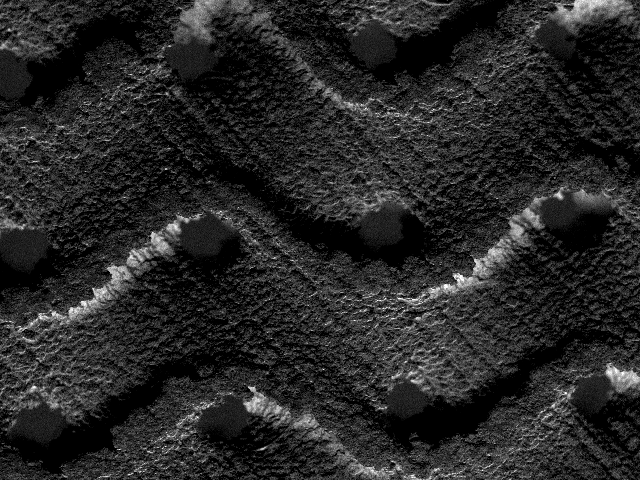
#> input picture imagenes/SENOS1-T.BMP, 640 x 480 px
$ python de_esta_sale.py
#> lines starting #> are read from the running program, lines starting #| are printed output that depends on the picture
# -*- coding: utf-8 -*-
"""
Created on Fri Mar 15 10:55:10 2024

@author: Jorge
"""
import cv2
import matplotlib
matplotlib.use('TkAgg')
from scipy.integrate import cumulative_trapezoid
import numpy as np
import matplotlib.pyplot as plt
from matplotlib import cm
from scipy.ndimage import gaussian_filter
from scipy.signal import find_peaks
from scipy.linalg import lstsq
from numpy.fft import fft2, fftshift, ifft2, ifftshift
from skimage.metrics import structural_similarity as ssim
from skimage.metrics import peak_signal_noise_ratio as psnr

class Cargarimagenes:
    def __init__(self, img_rutas):
        # self.img_rutas = img_rutas
        self.img_dict = {}
        self.textura = None
        self.upload_img(img_rutas)
#> in upload_img, image is the input picture: shape (480, 640); min 0, max 255, mean 38.9

    def upload_img(self,img_rutas):  # self es nuestro objeto instancia, lo llamamos
        # en la funcion ya que img_ruta es un atributo de # nuestro objeto!!
        '''
        input: diccionario con nuestras rutas

        output: diccionario con las imagenes y la textura irá aparte
        ya que no tiene por que tener las mismas cualidades que las demas imagenes
        :return:
        '''
        for [key, ruta] in img_rutas.items():  # iteramos en ruta --> despues de este bucle en el nuevo diccionario
            # habrá imagenes grayscale[0,255]
            # si la textura viene en RGB la cargamos asi
            if key == 'textura':
                textura = cv2.imread(ruta, cv2.IMREAD_COLOR)
                if textura is None:  # si imread no lee nada, devuelve None
                    print(f'La textura "{ruta} no se ha podido cargar. Mira que este la ruta correcta')
                    continue
                self.textura = cv2.cvtColor(textura, cv2.COLOR_BGR2RGB)
            else:
                image = cv2.imread(ruta, cv2.IMREAD_GRAYSCALE)
                # print(image.dtype)
                if image is None:
                    raise ValueError(f'La imagen "{key} no se pudo cargar. Mira que este la ruta correcta')
                self.img_dict[key] = image

class Procesarimagenes:
    def __init__(self, datos):
        self.datos= datos

        'atributos nuevos'
        self.ruido=None

        'aplicamos funciones'
        self.nivel_ruido()
        self.filtro(ver=False)
        self.aplicar_fourier(ver=False)

    def nivel_ruido(self):
        '''
        input: Nuestro objeto, mas en concreto el diccionario
        output: el ruido de nuestra imagen
        '''
        print("Valores Ruido")
        result_ruido={}
        for key, image in self.datos.img_dict.items():
            # if key != 'textura':  --> no hace falta, en esta nueva version no hay textura en img_dict
            self.ruido = np.std(image)
            print(f'El nivel de ruido de {key} es {self.ruido}')
            # return self.ruido #es necesario??'
            result_ruido[key] = self.ruido
        return result_ruido


    def filtro(self, sigma = 1, ver = True):
        '''
        Funcion que aplica un filtro gaussiano a nuestras imagenes
        Sabemos que tiene ruido gaussiano debido a los histogramas
        sigma: nivel de agresividad edl filtro
        '''
        for key, image in self.datos.img_dict.items():
            img_no_filtrada = self.datos.img_dict[key]
            self.datos.img_dict[key] = gaussian_filter(image, sigma=sigma)
            print(f'La imagen {key} se ha filtrado correctamente')

            if ver==True:
                canva=plt.figure(figsize=(8,3))
                original=canva.add_subplot(121)
                original.imshow(img_no_filtrada, cmap ='gray')
                original.set_title(f'Original {key}')
                original.axis('off')

                filtrada=canva.add_subplot(122)
                filtrada.imshow(self.datos.img_dict[key], cmap='gray')
                filtrada.set_title(f'Filtrada {key}')
                filtrada.axis('off')

                canva.tight_layout()
                plt.show(block=True)

    # def estimacion_radio(self):
    #     '''
    #     vamos a estimar el valor del el radio para la transofrmada de fourier en
    #     funcion del contenido de la imagen, ya que en imagenes SEM nos interesa
    #     preservar los detalles y eliminar ruido
    #     :return:
    #     '''
    #     r=70
    #     return r

    def transformada_fourier(self,image):
        t_fourier=fft2(image) # calcualo de la transformada rapida de fourier
        t_fourier=fftshift(t_fourier) #ponemos las frecuencias bajas en el medio del espectro
        return t_fourier

    def filtro_trans_inversa(self,t_fourier,r):
        row, col = t_fourier.shape
        mid_row,mid_col= row//2 , col//2 # mid_fila,mid_col= int(fila), int(col)

        #creamos el filtro passo-basso circular
        mask=np.zeros((row,col),np.uint8)
        centro=[mid_row,mid_col]
        x, y = np.ogrid[:row,:col] #mallado
        mask_area=(x-centro[0])**2 + (y-centro[1])**2 <=r**2 #(x-x0)^2+(y-y0)^2=r^2 de manual
        mask[mask_area]=1 #aplicamos el filtro y dejamos que pasen las frecuencias de dentro

        #aplicamos la mascara y la trans inversa
        t_fourier_mask=t_fourier*mask #aplicamos la mascara a nuestro espectro de frecuencias, filtramos las de fuera r
        inv_t_fourier=ifftshift(t_fourier_mask) # se invierte el espectro
        img_trans=np.abs(ifft2(inv_t_fourier))  #nos aseguramos que sea una imagen REAL
        return img_trans
    def aplicar_fourier(self,ver=True):
        '''
        Funcion que aplica la transformada de fourier sobre self.img_dict
        :param ver: ==True --> vemos la imagen transformada // ==False --> no hay plot
        '''
        print('Valores Fourier')
        for key, image in self.datos.img_dict.items():
            t_fourier=self.transformada_fourier(image)
            r=self.estimacion_radio(t_fourier)
            # r=self.estimacion_radio()
            image_trans = self.filtro_trans_inversa(t_fourier,r)

            #metricas de calidad de la imagen
            ssim_val=ssim(image, image_trans, data_range = image.max() - image.min())
            psnr_val=psnr(image, image_trans, data_range = image.max() - image.min())
            print(f"{key} - SSIM: {ssim_val:.4f}, PSNR: {psnr_val:.4f}")

            if ver == True:

                canva = plt.figure(figsize=(8, 3))
                canva.suptitle(f"{key} - SSIM: {ssim_val:.4f}, PSNR: {psnr_val:.4f}",fontsize=14)

                original = canva.add_subplot(121)
                original.imshow(image, cmap='gray')
                original.set_title(f'Original {key}')
                original.axis('off')

                filtrada = canva.add_subplot(122)
                filtrada.imshow(image_trans, cmap='gray')
                filtrada.set_title(f'Transformada {key}')
                filtrada.axis('off')

                canva.tight_layout()
                plt.show(block=True)

            self.datos.img_dict[key] = image_trans

    def calcular_varianzas(self):
        """
        Calcula la varianza de cada imagen en el diccionario img_dict y devuelve un diccionario
        de varianzas correspondiente a cada clave de imagen.
        """
        varianzas = {}
        for key, image in self.datos.img_dict.items():
            varianzas[key] = np.var(image)
        return varianzas

    def ajustar_varianza_min_max(self):
        # Calcular varianzas de todas las imágenes
        varianzas = self.calcular_varianzas()
        valores_varianza = list(varianzas.values())

        # Ajustar los valores globales basados en el conjunto actual de imágenes
        self.varianza_min = min(valores_varianza)
        self.varianza_max = max(valores_varianza)

    def estimacion_radio(self, image):
        # solo si varianzas estan definidas
        if not hasattr(self, 'varianza_min') or not hasattr(self, 'varianza_max'):
            self.ajustar_varianza_min_max()

        varianza = np.var(image)
        radio_min = 5
        radio_max = 50

        # normalizams la varianza para que esté entre 0 y 1 (lo normal vaya)
        varianza_norm = (varianza - self.varianza_min) / (self.varianza_max - self.varianza_min)
        varianza_norm = np.clip(varianza_norm, 0, 1)

        radio = radio_min + (radio_max - radio_min) * varianza_norm
        print(f"vamos a usar un radio = {radio}")
        return radio

class Ecualizacion:
    def __init__(self,datos):
        "atributos"
        self.datos = datos

        "funciones"
        self.ecualizar()
    def contraste(self,image):
        return np.std(image)

    def entropia(self,image):
        hist,_=np.histogram(image.flatten(),bins=256,range=(0,256))
        hist_norm=hist/hist.sum() #normalizamos el histograma
        # vamos a calcular la entropia
        S = -np.sum(hist_norm * np.log2(hist_norm + np.finfo(float).eps)) #con np.finfo evitamos un posible log 0
        return  S


    def ecualizar(self):
        print("Valores ecualizacion")
        for key, image in self.datos.img_dict.items():
            print(f"Procesando imagen {key}")

            contraste_antes = self.contraste(image)
            entropia_antes = self.entropia(image)

            # para ecualizar es necesario que las imagenes esten en formato de 8 bits
            # y si hacemos la transformada de fourier las convierte a 64 bits de coma flotante
            if image.dtype != np.uint8:
                print(f"la imagen {key} es una imagen {image.dtype}")
                image = cv2.normalize(image, None, alpha=0, beta=255, norm_type=cv2.NORM_MINMAX)
                image = image.astype(np.uint8)

            # aplicamos ecualizacion CLAHE por que es mejor que .ecualhist()
            clahe = cv2.createCLAHE(clipLimit=2.0, tileGridSize=(8, 8))
            image_ecualizada = clahe.apply(image)

             # Calcular contraste y entropía después de la ecualización
            contraste_despues = self.contraste(image_ecualizada)
            entropia_despues = self.entropia(image_ecualizada)

            # Actualizar la imagen en el diccionario
            self.datos.img_dict[key] = image_ecualizada

            # Imprimir mejoras
            print(f"Imagen {key} - Mejora de Contraste: {contraste_despues - contraste_antes}")
            print(f"Imagen {key} - Mejora de Entropía: {entropia_despues - entropia_antes}")

class Metodosaplanacion:
    # [5 lines left out: function __init__, not called in this run]

    def aplicar_aplanacion(self):
        for key, image in self.datos.img_dict.items():
            self.datos.img_dict[key]=self.aplanacion(image)
    # [66 lines left out: functions aplanacion, numero_condicion, evaluar_ajuste, not called in this run]

class Reconstruccion:
    def __init__(self,datos):
        self.datos = datos
        self.dpixel = 1/251

        "funciones"
        self.integracion(1,1,0)
        self.plot_superficie(ver_textura=True)
    def integracion(self, c, d, z0, eps=1e-5):
        # [4 lines of commented-out code are left out]

        i_a = self.datos.img_dict['right'].astype(np.float32)
        # print(i_a.dtype)
        i_b = self.datos.img_dict['left'].astype(np.float32)
        i_c = self.datos.img_dict['top'].astype(np.float32)
        i_d = self.datos.img_dict['bottom'].astype(np.float32)

        # restriingimos la division por cero para uqe no nos salte ningun error
        s_dx = (i_a - i_b) / np.clip(i_a + i_b, eps, np.inf)
        s_dy = (i_d - i_c) / np.clip(i_c + i_d, eps, np.inf)

        # [6 lines of commented-out code are left out]
        z_x = cumulative_trapezoid(s_dx * c / d, dx=self.dpixel, axis=1, initial=z0)
        z_y = cumulative_trapezoid(s_dy * c / d, dx=self.dpixel, axis=0, initial=z0)

        self.z = z_x + z_y  # ahora self.z ya no es None
        # [6 lines of commented-out code are left out]

    def plot_superficie(self, ver_textura=True):
        # plt.ion()

        x, y = np.meshgrid(np.arange(self.z.shape[1]), np.arange(self.z.shape[0]))

        # primera figura
        sin_textura = plt.figure()
        axis_1 = sin_textura.add_subplot(111, projection='3d')
        axis_1.plot_surface(x * self.dpixel, y * self.dpixel, self.z, cmap='plasma')

        axis_1.set_title('Topografia sin textura')
        axis_1.set_xlabel('X (mm)')
        axis_1.set_ylabel('Y (mm)')
        axis_1.set_zlabel('Z (altura en mm)')

        mappable = cm.ScalarMappable(cmap=cm.plasma)
        mappable.set_array(self.z)
        plt.colorbar(mappable, ax=axis_1, orientation='vertical', label='Altura (mm)', shrink=0.5, pad=0.2)

        if ver_textura and self.datos.textura is not None:

            con_textura = plt.figure()
            axis_2 = con_textura.add_subplot(111, projection='3d')

            if self.datos.textura.shape[0] != self.z.shape[0] or self.datos.textura.shape[1] != self.z.shape[1]:
                print(f'La forma de la imagen es: {self.datos.textura.shape}')
                print(f'La forma de la funcion es: {self.z.shape}')
                self.textura = cv2.resize(self.datos.textura, (self.z.shape[1], self.z.shape[0]))
                print(
                    'Hemos tenido que reajustar la dimension de la textura por que no coincidia, mira a ver que todo ande bien...')

            else:
                None

            axis_2.plot_surface(x * self.dpixel, y * self.dpixel, self.z, facecolors=self.datos.textura / 255.0, shade=False)

            axis_2.set_title('Topografia con textura')
            axis_2.set_xlabel('X (um)')
            axis_2.set_ylabel('Y (um)')
            axis_2.set_zlabel('Z (altura en um)')

            mappable_gray = cm.ScalarMappable(cmap=cm.gray)
            mappable_gray.set_array(self.datos.textura)
            plt.colorbar(mappable_gray, ax=axis_2, orientation='vertical', label='Intensidad', shrink=0.5, pad=0.2)

            plt.show()

class Contornos:
    def __init__(self, Reconstruccion):
        self.z = Reconstruccion.z
        self.dpixel = Reconstruccion.dpixel

        self.contornear_x(300)
        # self.muchos_contorno_x(5)

    def contornear_x(self, pos_y):
        # pos_y = 20  # 20 por ejemplo
        perfil = self.z[pos_y, :]
        perfil = gaussian_filter(perfil, sigma=1)
        ax_x = np.arange(len(perfil)) * self.dpixel

        'Ra'
        media_perfil = np.mean(perfil)

        Ra = np.mean(np.abs(
            perfil - media_perfil))  # rugosidad media aritmetica  -> promedio abs desviaciones a lo largo de la muestra
        Rmax = np.max(perfil)
        Rmin = np.min(perfil)

        'Rz'
        pikos, _ = find_peaks(perfil, distance=70, prominence=0.2)
        minimos, _ = find_peaks(-perfil, distance=95, prominence=0.2)

        pikos_val = perfil[pikos]  # valores nominales pikkos
        minimos_val = perfil[minimos]  # valores nominales minimos

        # np.argsort(pikos_alturas) --> nos devuelve un array =shape que tiene: [0]- mas bajo....[-1] mas alto
        # nos movemos en el espacio de indices de pikos_val
        pikos_5 = pikos[np.argsort(pikos_val)[-5:]]
        minimos_5 = minimos[np.argsort(minimos_val)[-5:]]

        # pasamos al espacio de indices de perfil a traves del orden hecho
        Rz = np.sum(np.abs(perfil[pikos_5])) / pikos_5.size + np.sum(
            np.abs(perfil[minimos_5])) / minimos_5.size  # por si acaso no hubiese 5 picos

        # ploteamos:
        contorno = plt.figure(figsize=(15, 5))
        ax = contorno.add_subplot(111)

        ax.plot(ax_x, perfil, '#4682B4', label=f'Contorno en y={pos_y}')
        ax.plot(ax_x[pikos_5], perfil[pikos_5], "x", color='red', label='Liberadores de Tensiones')
        ax.plot(ax_x[minimos_5], perfil[minimos_5], "x", color='k', label='Generadores de Tensiones')

        ax.hlines(Rmax, ax_x[0], ax_x[-1], '#FF4500', '--', label='Rmax')
        ax.hlines(Rmin, ax_x[0], ax_x[-1], '#FF4500', '--', label='Rmin')
        ax.hlines(media_perfil, ax_x[0], ax_x[-1], '#FFD700', '--', label='Media')
        ax.hlines(media_perfil + Ra, ax_x[0], ax_x[-1], 'g', '--', label='Desviacion estandar')
        ax.hlines(media_perfil - Ra, ax_x[0], ax_x[-1], 'g', '--')

        ax.text(ax_x[300], Rmax, f'{Rmax:.2f}', va='center', ha='right', backgroundcolor='w')
        ax.text(ax_x[300], Rmin, f'{Rmin:.2f}', va='center', ha='right', backgroundcolor='w')
        ax.text(ax_x[260], np.mean(perfil), f'{np.mean(perfil):.2f}', va='center', ha='right', backgroundcolor='w')

        # corchete Delta Z
        alto = 0.05
        ancho = ax_x[-1] - alto * 2
        ax.plot([ancho, ancho], [media_perfil, media_perfil + Ra], 'k-', lw=1)
        ax.plot([ancho - alto / 2, ancho + alto / 2], [media_perfil + Ra, media_perfil + Ra], 'k-', lw=1)
        ax.plot([ancho - alto / 2, ancho + alto / 2], [media_perfil, media_perfil], 'k-', lw=1)
        ax.text(ancho + alto, media_perfil + Ra / 2, f'Δz={Ra:.2f}', va='center', ha='left', backgroundcolor='w')
        print('se ha ejecutado no?')
        ax.legend()
        plt.show()

        # [43 lines left out: functions pilacontornos_x, muchos_contorno_x, not called in this run]

class Histograma:
    def __init__(self,datos):
        self.datos = datos
        self.histogramear()
#> in histogramear, `plt.show()`:
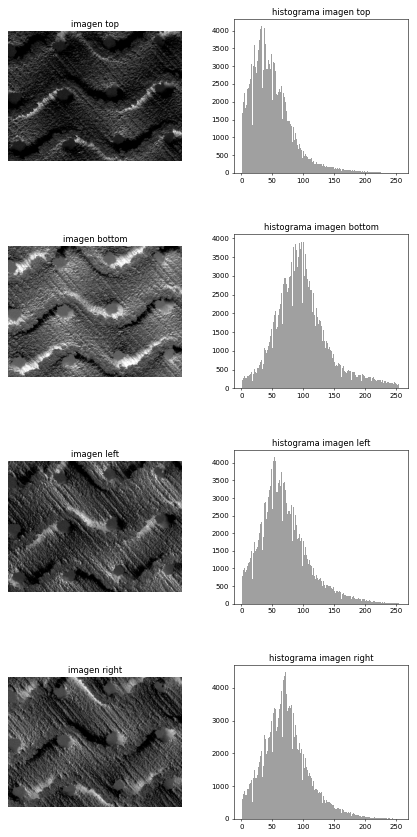
#> figure drawn by matplotlib, 8 panels; panel 2: tallest bar 4122 high, from x = 31.88 to 32.88; panel 4: tallest bar 3914 high, from x = 96.62 to 97.62; panel 6: tallest bar 4165 high, from x = 52.8 to 53.79; panel 8: tallest bar 4469 high, from x = 70.73 to 71.72
    def histogramear(self):

        histo_canva = plt.figure(figsize=(10, 20))

        for i, (key, image) in enumerate(self.datos.img_dict.items()):
            # if i<4:
            if key != 'textura':
                ax_img = histo_canva.add_subplot(4, 2, 2 * i + 1)
                imagen = ax_img.imshow(image, cmap='gray')
                ax_img.set_title(f'imagen {key}')
                ax_img.axis('off')

                ax_hist = histo_canva.add_subplot(4, 2, 2 * i + 2)
                hist = ax_hist.hist(image.ravel(), bins=256, range=[1, 256], color='gray', alpha=0.75)
                ax_hist.set_title(f'histograma imagen {key}')
            else:
                break

        # histo_canva.tight_layout()
        plt.subplots_adjust(left=0.1, right=0.9, top=0.9, bottom=0.1, hspace=0.4, wspace=0.3)
        plt.show()


img_rutas = {'top': 'imagenes/SENOS1-T.BMP', 'bottom': 'imagenes/SENOS1-B.BMP', 'left': 'imagenes/SENOS1-L.BMP',
             'right': 'imagenes/SENOS1-R.BMP', 'textura': 'imagenes/SENOS1-S.BMP'}
# [7 lines of commented-out code are left out]

cargar = Cargarimagenes(img_rutas)
histograma = Histograma(cargar)
procesar = Procesarimagenes(cargar)
#> after the loop in nivel_ruido, `for key, image in self.datos.img_dict.items():`: result_ruido = {'top': 36.79, 'bottom': 48.79, 'left': 42.75, 'right': 41.55}
ecualizar = Ecualizacion(cargar)
histograma = Histograma(cargar)
#> in histogramear (call 2), `plt.show()`:
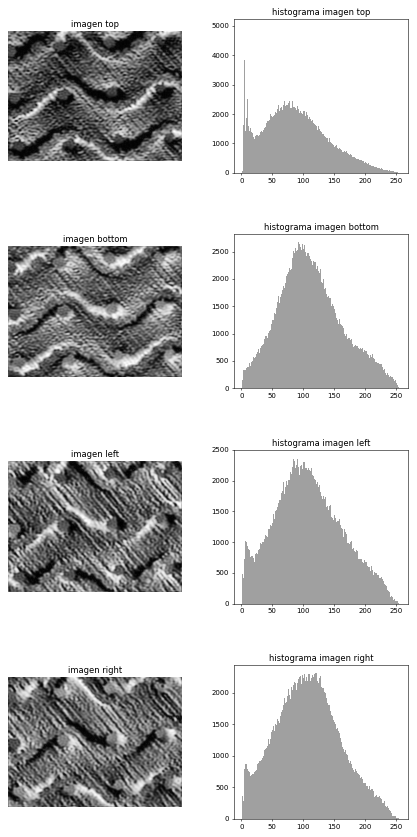
#> figure drawn by matplotlib, 8 panels; panel 2: tallest bar 4984 high, from x = 2 to 2.99; panel 4: tallest bar 2680 high, from x = 91.64 to 92.64; panel 6: tallest bar 2381 high, from x = 87.66 to 88.66; panel 8: tallest bar 2321 high, from x = 103.6 to 104.6
# aplanar = Metodosaplanacion(cargar)

reconstruir = Reconstruccion(cargar)
#> in plot_superficie, `plt.show()`:
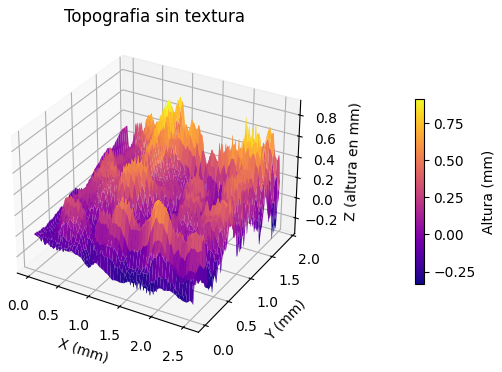
#> figure drawn by matplotlib, 2 panels
#> in plot_superficie, `plt.show()`:
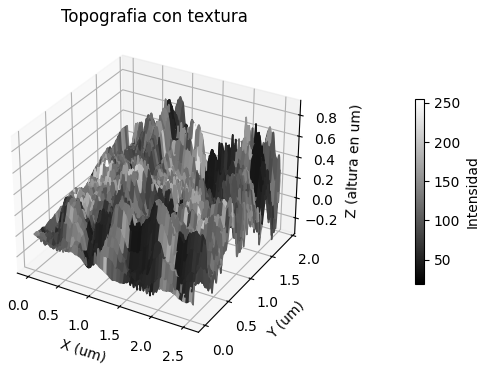
#> figure drawn by matplotlib, 2 panels
contornear = Contornos(reconstruir)
#> in contornear_x, `plt.show()`:
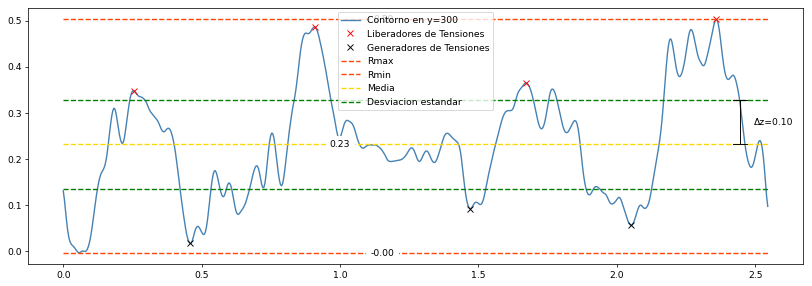
#> figure drawn by matplotlib, 1 panel; curve peaks at x = 2.36, y = 0.503
